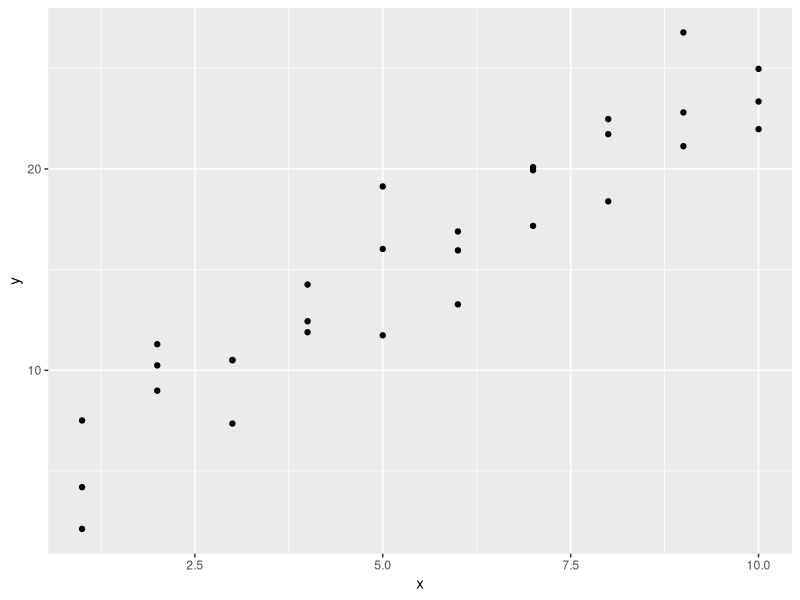
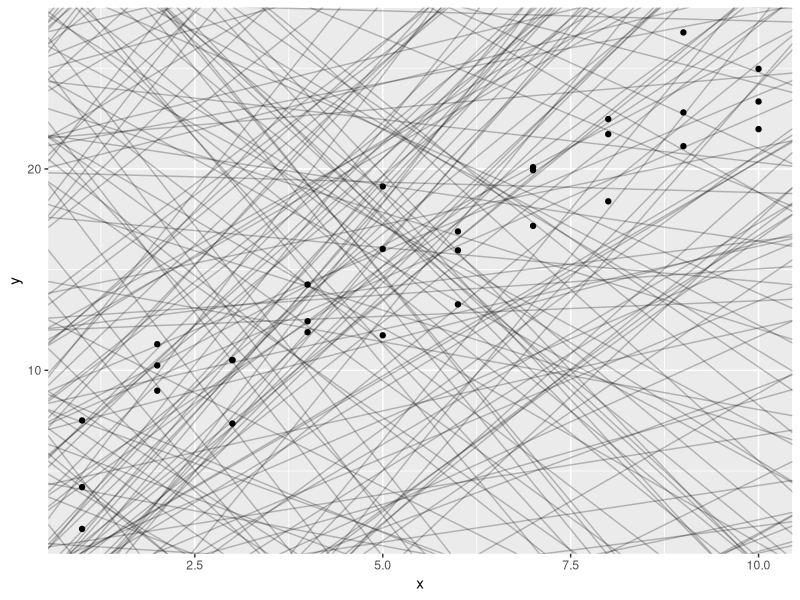
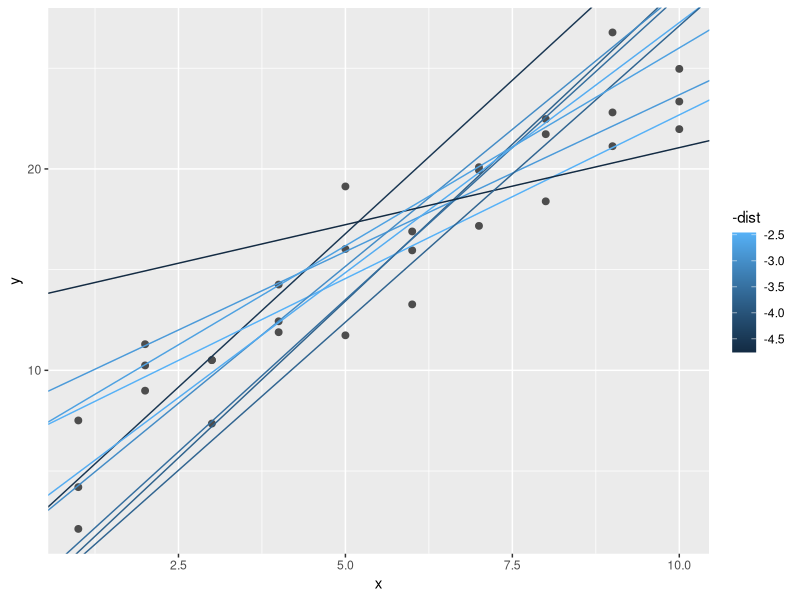
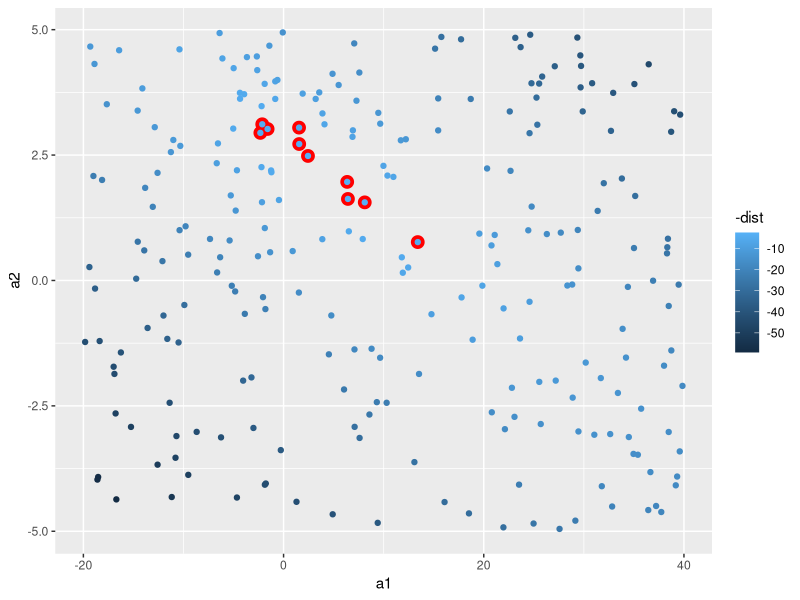
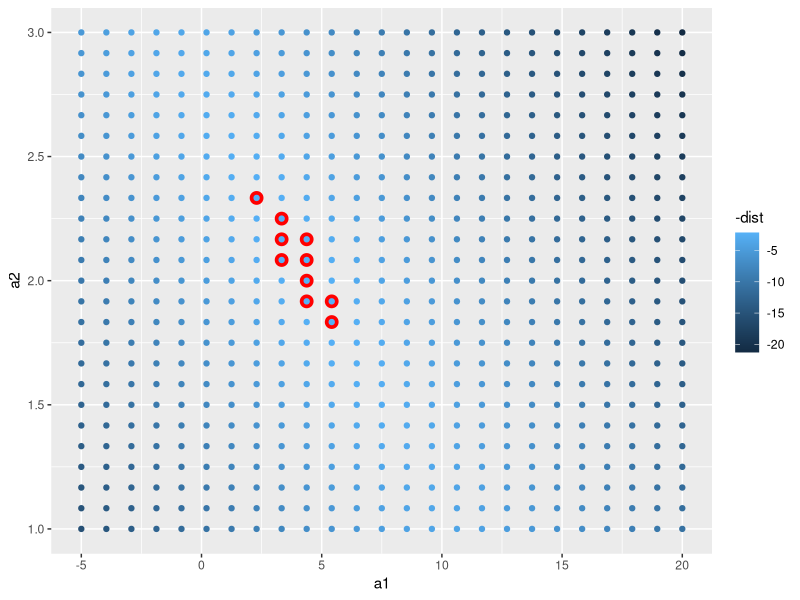
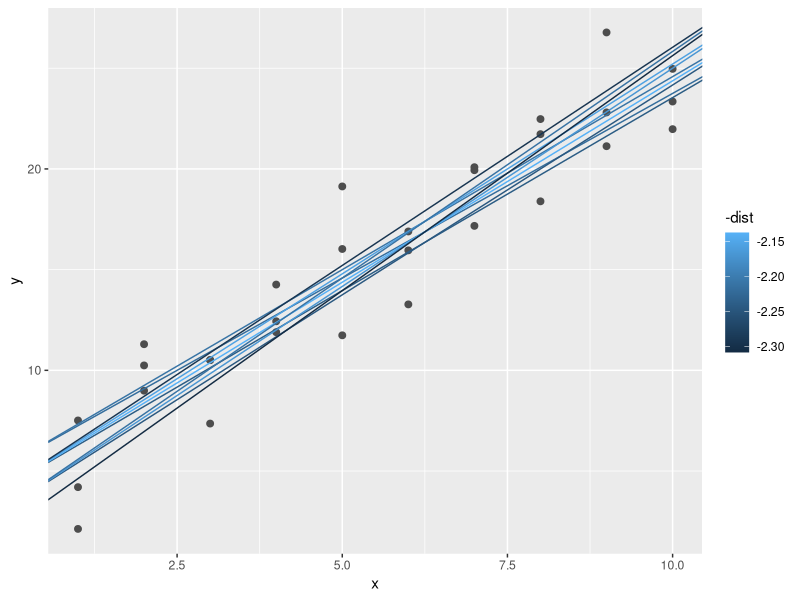
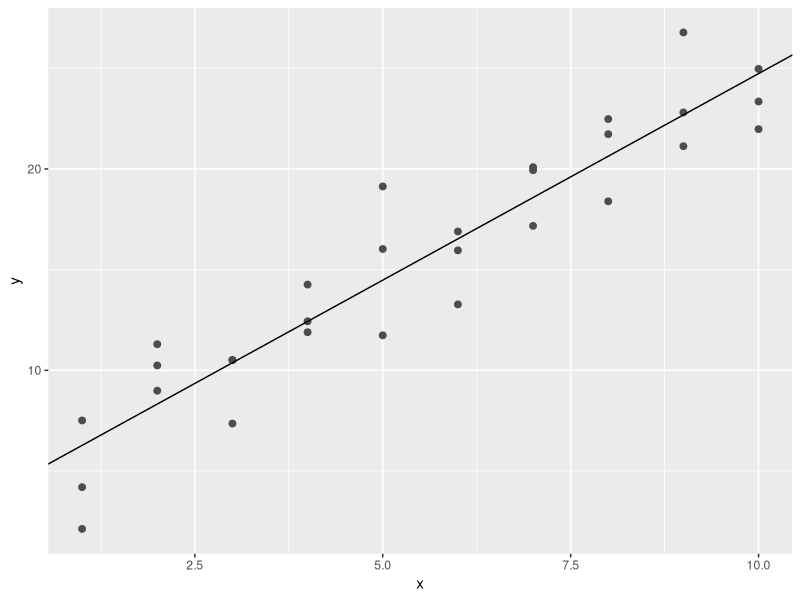

Generate these figures, in order, with R:
## ---- chunk 1
install.packages("tidyverse")

library(tidyverse)

library(modelr)
options(na.action = na.warn)
## ---- chunk 2
ggplot(sim1, aes(x, y)) + 
  geom_point()
## ---- chunk 3
models <- tibble(
  a1 = runif(250, -20, 40),
  a2 = runif(250, -5, 5)
)

ggplot(sim1, aes(x, y)) + 
  geom_abline(aes(intercept = a1, slope = a2), data = models, alpha = 1/4) +
  geom_point() 
## ---- chunk 4
model1 <- function(a, data) {
  a[1] + data$x * a[2]
}
model1(c(7, 1.5), sim1)
## ---- chunk 5
measure_distance <- function(mod, data) {
  diff <- data$y - model1(mod, data)
  sqrt(mean(diff ^ 2))
}
measure_distance(c(7, 1.5), sim1)
## ---- chunk 6
sim1_dist <- function(a1, a2) {
  measure_distance(c(a1, a2), sim1)
}

models <- models %>% 
  mutate(dist = purrr::map2_dbl(a1, a2, sim1_dist))
models
## ---- chunk 7
ggplot(sim1, aes(x, y)) + 
  geom_point(size = 2, colour = "grey30") + 
  geom_abline(
    aes(intercept = a1, slope = a2, colour = -dist), 
    data = filter(models, rank(dist) <= 10)
  )
## ---- chunk 8
ggplot(models, aes(a1, a2)) +
  geom_point(data = filter(models, rank(dist) <= 10), size = 4, colour = "red") +
  geom_point(aes(colour = -dist))
## ---- chunk 9
grid <- expand.grid(
  a1 = seq(-5, 20, length = 25),
  a2 = seq(1, 3, length = 25)
  ) %>% 
  mutate(dist = purrr::map2_dbl(a1, a2, sim1_dist))

grid %>% 
  ggplot(aes(a1, a2)) +
  geom_point(data = filter(grid, rank(dist) <= 10), size = 4, colour = "red") +
  geom_point(aes(colour = -dist)) 
## ---- chunk 10
ggplot(sim1, aes(x, y)) + 
  geom_point(size = 2, colour = "grey30") + 
  geom_abline(
    aes(intercept = a1, slope = a2, colour = -dist), 
    data = filter(grid, rank(dist) <= 10)
  )

## ---- chunk 11
best <- optim(c(0, 0), measure_distance, data = sim1)
best$par
#> [1] 4.22 2.05

ggplot(sim1, aes(x, y)) + 
  geom_point(size = 2, colour = "grey30") + 
  geom_abline(intercept = best$par[1], slope = best$par[2])
## ---- chunk 12

